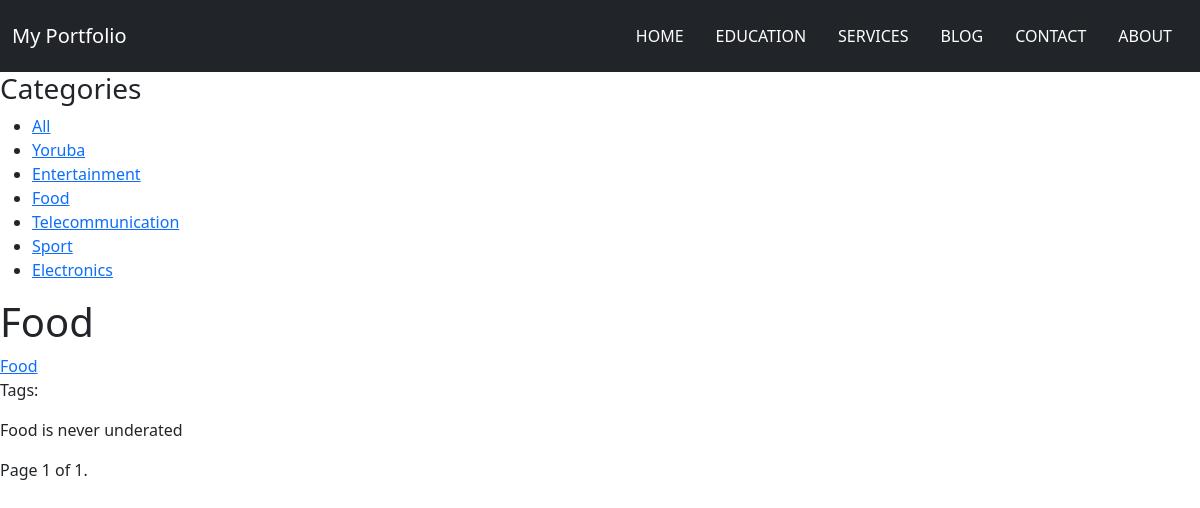
Page /food/tag/ on the committed database.
### blog/models.py (models this page shows, shortened)
class Category(models.Model):
    name=models.CharField(max_length=25)
    slug=models.SlugField(max_length=25)
    def get_absolute_url(self):
        return reverse('blog:post_list_by_category', args=[self.slug])

class Post(models.Model):
    title=models.CharField(max_length=50)
    slug=models.SlugField(max_length=50)
    author=models.ForeignKey(User, on_delete=models.CASCADE)
    body=models.TextField(max_length=1000)
    category=models.ForeignKey(Category, on_delete=models.CASCADE)
    updated=models.DateTimeField(auto_now=True)
    created=models.DateTimeField(auto_now_add=True)
    tags = TaggableManager()
    class Meta:
        ordering=('-created',)
    def get_absolute_url(self):
        return reverse('blog:postdetail',args=[self.id,self.slug])

### blog/views.py (the view)
# urls.py: path('',views.PostList,name='postlist'),
def PostList(request, slug=None, tag_slug=None):
    category=None
    categories=Category.objects.all()
    posts =Post.objects.all()
    tag = None
    if tag_slug:
        tag = get_object_or_404(Tag, slug=tag_slug)
        posts = posts.filter(tags__in=[tag])
    paginator = Paginator(posts, 2) # 3 posts in each page
    page = request.GET.get('page')
    try:
        posts = paginator.page(page)
    except PageNotAnInteger:
        posts = paginator.page(1)
    except EmptyPage:
        posts = paginator.page(paginator.num_pages)
    if slug:
        category=get_object_or_404(Category,slug=slug)
        posts =Post.objects.all()
        posts=posts.filter(category=category)
        paginator = Paginator(posts, 2) # 3 posts in each page
        page = request.GET.get('page')
        try:
            posts = paginator.page(page)
        except PageNotAnInteger:
            posts = paginator.page(1)
        except EmptyPage:
            posts = paginator.page(paginator.num_pages)
    context={
        'tag':tag,
        'Posts':posts,
        'categories':categories,
        'category':category
    }
    return render(request,'blog/postlist.html',context)

### blog/templates/blog/postlist.html (shortened to what this page needs)
{% extends "base.html" %}
{% load static %}
{% block content %}
<div id="sidebar">
  <h3>Categories</h3>
  <ul>
      <li {% if not category %}class="selected"{% endif %}>
        <a href="{% url "blog:postlist" %}">All</a>
      </li>
      {% for c in categories %}
          <li {% if category.slug == c.slug %}class="selected"
              {% endif %}>
              <a href="{{ c.get_absolute_url }}">{{ c.name }}</a>
          </li>
      {% endfor %}
  </ul>
</div>
<div id="main" class="product-list">
  <h1>{% if category %}{{ category.name }}{% else %}Blog
  {% endif %}</h1>
  {% for post in Posts %}
  <div class="item">
      <a href="{{ post.get_absolute_url }}">
          {{ post.title }}
      </a>
      <p class="tags">
        Tags:
        </p>
      <p>{{ post.body }}</p>
  </div>
  {% endfor %}
</div>
{% include "blog/pagination.html" with page=Posts %}
{% endblock %}

### rows in the picture
Category: name "Yoruba"
Category: name "Entertainment"
Category: name "Food"
Category: name "Telecommunication"
Category: name "Sport"
Category: name "Electronics"
Post: title "Food", body "Food is never underated"

### other values in the picture
{{ page.number }} "1"
{{ page.paginator.num_pages }} "1"
